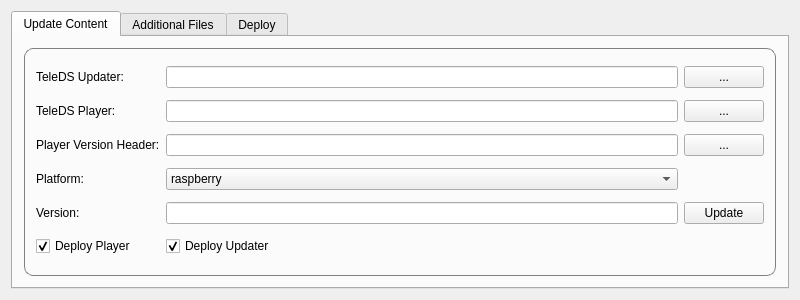
<?xml version="1.0" encoding="UTF-8"?>
<ui version="4.0">
 <class>MainWindow</class>
 <widget class="QMainWindow" name="MainWindow">
  <property name="geometry">
   <rect>
    <x>0</x>
    <y>0</y>
    <width>800</width>
    <height>300</height>
   </rect>
  </property>
  <property name="maximumSize">
   <size>
    <width>1024</width>
    <height>400</height>
   </size>
  </property>
  <property name="windowTitle">
   <string>TeleDS Deploy Tool</string>
  </property>
  <widget class="QWidget" name="centralWidget">
   <layout class="QGridLayout" name="gridLayout">
    <item row="0" column="0">
     <widget class="QTabWidget" name="tabWidget">
      <property name="currentIndex">
       <number>0</number>
      </property>
      <widget class="QWidget" name="tab">
       <attribute name="title">
        <string>Update Content</string>
       </attribute>
       <layout class="QGridLayout" name="gridLayout_4">
        <item row="0" column="0">
         <widget class="QGroupBox" name="groupBox_2">
          <property name="styleSheet">
           <string notr="true">QGroupBox {
    border: 1px solid gray;
    border-radius: 9px;
    margin-top: 0.5em;
}

QGroupBox::title {
    subcontrol-origin: margin;
    left: 10px;
    padding: 0 3px 0 3px;
}</string>
          </property>
          <property name="title">
           <string/>
          </property>
          <layout class="QGridLayout" name="gridLayout_3">
           <item row="1" column="2">
            <widget class="QPushButton" name="pushButton">
             <property name="text">
              <string>...</string>
             </property>
            </widget>
           </item>
           <item row="0" column="0">
            <widget class="QLabel" name="label">
             <property name="text">
              <string>TeleDS Updater:</string>
             </property>
            </widget>
           </item>
           <item row="1" column="0">
            <widget class="QLabel" name="label_3">
             <property name="text">
              <string>TeleDS Player: </string>
             </property>
            </widget>
           </item>
           <item row="1" column="1">
            <widget class="QLineEdit" name="player_path">
             <property name="readOnly">
              <bool>true</bool>
             </property>
            </widget>
           </item>
           <item row="3" column="0">
            <widget class="QLabel" name="label_4">
             <property name="text">
              <string>Platform:</string>
             </property>
            </widget>
           </item>
           <item row="4" column="0">
            <widget class="QLabel" name="label_5">
             <property name="text">
              <string>Version: </string>
             </property>
            </widget>
           </item>
           <item row="0" column="2">
            <widget class="QPushButton" name="pushButton_3">
             <property name="text">
              <string>...</string>
             </property>
            </widget>
           </item>
           <item row="2" column="0">
            <widget class="QLabel" name="label_2">
             <property name="text">
              <string>Player Version Header:</string>
             </property>
            </widget>
           </item>
           <item row="0" column="1">
            <widget class="QLineEdit" name="updater_path">
             <property name="readOnly">
              <bool>true</bool>
             </property>
            </widget>
           </item>
           <item row="4" column="1">
            <widget class="QLineEdit" name="versionString"/>
           </item>
           <item row="2" column="1">
            <widget class="QLineEdit" name="version_path">
             <property name="readOnly">
              <bool>true</bool>
             </property>
            </widget>
           </item>
           <item row="2" column="2">
            <widget class="QPushButton" name="pushButton_4">
             <property name="text">
              <string>...</string>
             </property>
            </widget>
           </item>
           <item row="5" column="0">
            <widget class="QCheckBox" name="deploy_player">
             <property name="text">
              <string>Deploy Player</string>
             </property>
             <property name="checked">
              <bool>true</bool>
             </property>
            </widget>
           </item>
           <item row="5" column="1">
            <widget class="QCheckBox" name="deploy_updater">
             <property name="text">
              <string>Deploy Updater</string>
             </property>
             <property name="checked">
              <bool>true</bool>
             </property>
            </widget>
           </item>
           <item row="3" column="1">
            <widget class="QComboBox" name="platformCombobox">
             <item>
              <property name="text">
               <string>raspberry</string>
              </property>
             </item>
             <item>
              <property name="text">
               <string>windows</string>
              </property>
             </item>
             <item>
              <property name="text">
               <string>macos</string>
              </property>
             </item>
            </widget>
           </item>
           <item row="4" column="2">
            <widget class="QPushButton" name="pushButton_2">
             <property name="text">
              <string>Update</string>
             </property>
            </widget>
           </item>
          </layout>
         </widget>
        </item>
       </layout>
      </widget>
      <widget class="QWidget" name="tab_2">
       <attribute name="title">
        <string>Additional Files</string>
       </attribute>
       <layout class="QGridLayout" name="gridLayout_5">
        <item row="0" column="0">
         <widget class="QGroupBox" name="groupBox">
          <property name="styleSheet">
           <string notr="true">QGroupBox {
    border: 1px solid gray;
    border-radius: 9px;
    margin-top: 0.5em;
}

QGroupBox::title {
    subcontrol-origin: margin;
    left: 10px;
    padding: 0 3px 0 3px;
}</string>
          </property>
          <property name="title">
           <string/>
          </property>
          <layout class="QGridLayout" name="gridLayout_2">
           <item row="2" column="1">
            <widget class="QLineEdit" name="project_location">
             <property name="readOnly">
              <bool>true</bool>
             </property>
            </widget>
           </item>
           <item row="2" column="2">
            <widget class="QPushButton" name="pushButton_5">
             <property name="text">
              <string>...</string>
             </property>
            </widget>
           </item>
           <item row="3" column="0" colspan="3">
            <widget class="QListWidget" name="file_list"/>
           </item>
           <item row="4" column="2">
            <widget class="QPushButton" name="removeFileButton">
             <property name="minimumSize">
              <size>
               <width>0</width>
               <height>0</height>
              </size>
             </property>
             <property name="text">
              <string>Remove Selected</string>
             </property>
            </widget>
           </item>
           <item row="2" column="0">
            <widget class="QLabel" name="label_6">
             <property name="text">
              <string>Project Location</string>
             </property>
            </widget>
           </item>
           <item row="4" column="0" colspan="2">
            <widget class="QPushButton" name="addFileButton">
             <property name="minimumSize">
              <size>
               <width>0</width>
               <height>0</height>
              </size>
             </property>
             <property name="text">
              <string>Add File</string>
             </property>
            </widget>
           </item>
          </layout>
         </widget>
        </item>
       </layout>
      </widget>
      <widget class="QWidget" name="tab_3">
       <attribute name="title">
        <string>Deploy</string>
       </attribute>
       <layout class="QGridLayout" name="gridLayout_6">
        <item row="1" column="0">
         <widget class="QLabel" name="label_8">
          <property name="text">
           <string>Password: </string>
          </property>
         </widget>
        </item>
        <item row="1" column="1">
         <widget class="QLineEdit" name="password">
          <property name="inputMask">
           <string/>
          </property>
          <property name="text">
           <string/>
          </property>
          <property name="echoMode">
           <enum>QLineEdit::Password</enum>
          </property>
         </widget>
        </item>
        <item row="2" column="0" colspan="2">
         <widget class="QPushButton" name="deploy">
          <property name="enabled">
           <bool>false</bool>
          </property>
          <property name="minimumSize">
           <size>
            <width>0</width>
            <height>60</height>
           </size>
          </property>
          <property name="font">
           <font>
            <pointsize>32</pointsize>
           </font>
          </property>
          <property name="text">
           <string>DEPLOY</string>
          </property>
         </widget>
        </item>
        <item row="0" column="0">
         <widget class="QLabel" name="label_7">
          <property name="text">
           <string>Login: </string>
          </property>
         </widget>
        </item>
        <item row="0" column="1">
         <widget class="QLineEdit" name="login"/>
        </item>
        <item row="3" column="0" colspan="2">
         <widget class="QPlainTextEdit" name="deploy_log">
          <property name="readOnly">
           <bool>true</bool>
          </property>
         </widget>
        </item>
       </layout>
      </widget>
     </widget>
    </item>
   </layout>
  </widget>
 </widget>
 <layoutdefault spacing="6" margin="11"/>
 <resources/>
 <connections/>
</ui>
